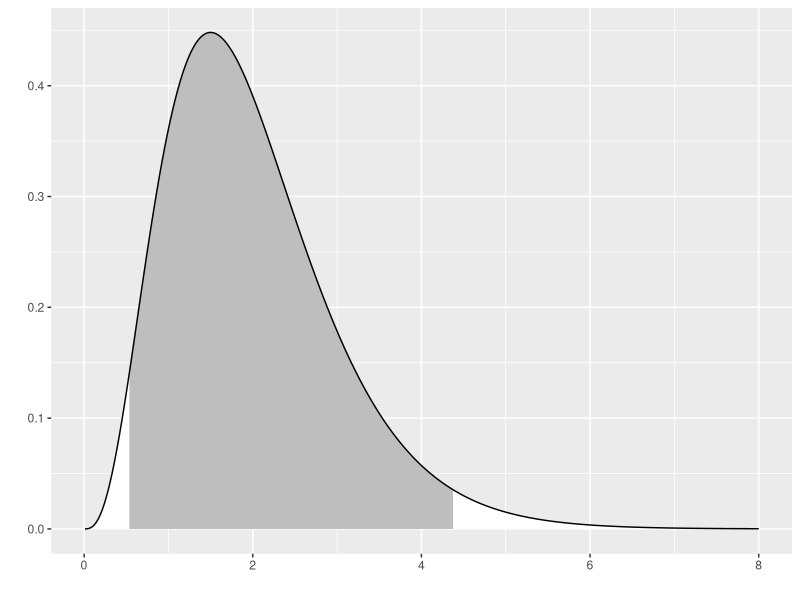
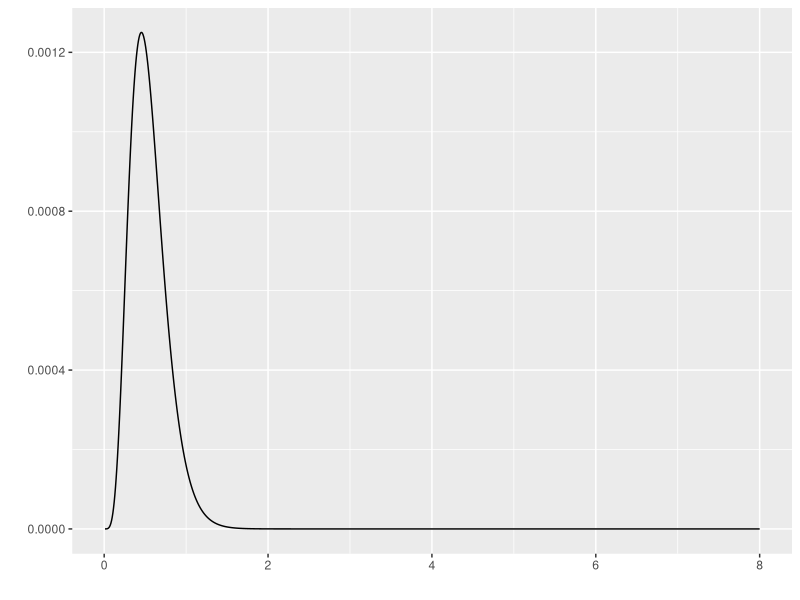
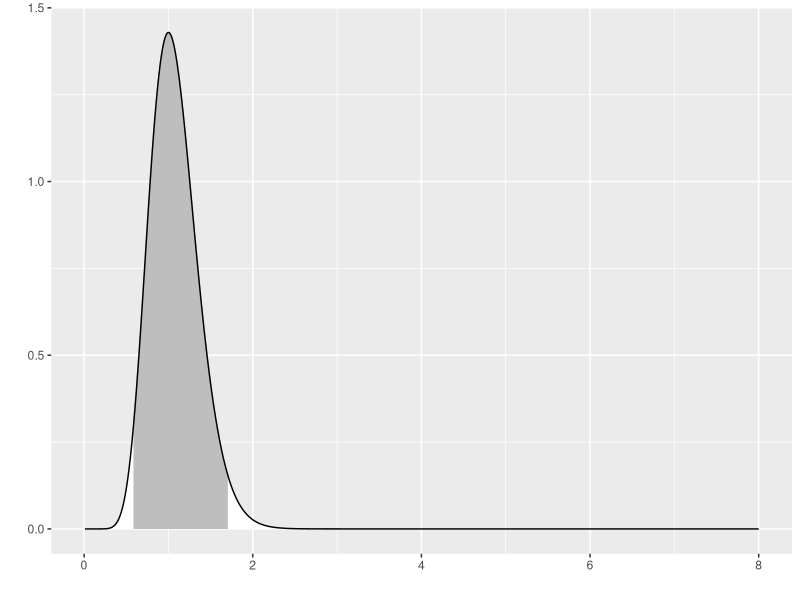
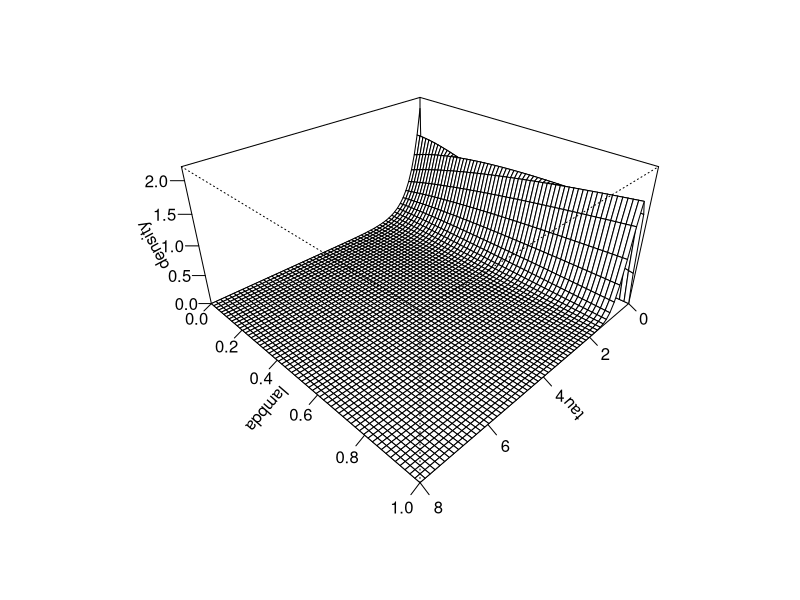

These charts were generated, in order, by the following R code:
## ---- chunk 1
#| label: setup
#| echo: false
#| message: false
#| warning: false

library(MASS)
library(tidyverse)
## ---- chunk 2
#| label: example

x_max <- 8

n0 <- 4
tau0 <- 0.5

alpha0 <- n0
beta0 <- n0*tau0

muF <- 2
n <- 10

x <- muF+ round(rnorm(n), 1)/tau0

ss <- sum((x-muF)^2)

alpha1 <- alpha0 + n
beta1 <- beta0 + 0.5*ss

x_grid <- seq(0.01, x_max, length=1000)

f <- function(x, mu, tau) {
  sqrt(tau/2*pi)*exp(-0.5*tau*(x-mu)^2)
}

g <- function(x, alpha, beta) {
  beta^alpha/gamma(alpha)*x^(alpha-1)*exp(-beta*x)
}

prior05 <- qgamma(0.025, alpha0, beta0) 
prior95 <- qgamma(0.975, alpha0, beta0) 

post05 <- qgamma(0.025, alpha1, beta1)  
post95 <- qgamma(0.975, alpha1, beta1) 
## ---- chunk 3
#| label: informative-prior

g_grid <- g(x_grid, alpha0, beta0)
outside <- x_grid < prior05 | x_grid > prior95
x_color <- 
  ifelse(outside, "white", "gray")
data.frame(x=x_grid, y=g_grid) %>%
  ggplot(aes(x, y)) +
    geom_segment(aes(xend=x, yend=0), color=x_color) +
    geom_line() + xlab(" ") + ylab(" ")
## ---- chunk 4
#| label: likelihood

f_grid <- rep(NA, length(x_grid))
for (i in 1:length(x_grid)) {
  f_grid[i] <- prod(f(x, muF, x_grid[i]))
}
x_color <- "white"
data.frame(x=x_grid, y=f_grid) %>%
  ggplot(aes(x, y)) + 
    geom_line() + xlab(" ") + ylab(" ")
## ---- chunk 5
#| label: posterior

h_grid <- g(x_grid, alpha1, beta1)
outside <- x_grid < post05 | x_grid > post95
x_color <- 
  ifelse(outside, "white", "gray")
data.frame(x=x_grid, y=h_grid) %>%
  ggplot(aes(x, y)) +
    geom_segment(aes(xend=x_grid, yend=0), color=x_color) +
    geom_line() + xlab(" ") + ylab(" ")
## ---- chunk 6
#| label: surface-1

lambda_grid <- seq(0, 1, length=60)
tau_grid <- seq(0, x_max, length=60)


gstar <- function(tau, lambda) {g(tau, 1+lambda*(alpha0-1), (1+lambda*(alpha0-1))*beta0)}
density <- outer(tau_grid, lambda_grid, gstar)
op <- par(bg = "white") 
z_max <- max(density, na.rm=TRUE)
persp(
  tau_grid, 
  lambda_grid, 
  density, 
  zlim=c(0, 1.1*z_max),
  xlab="tau",
  ylab="lambda",
  theta = 135, 
  phi = 30, 
  expand=0.5,
  ticktype="detailed")
